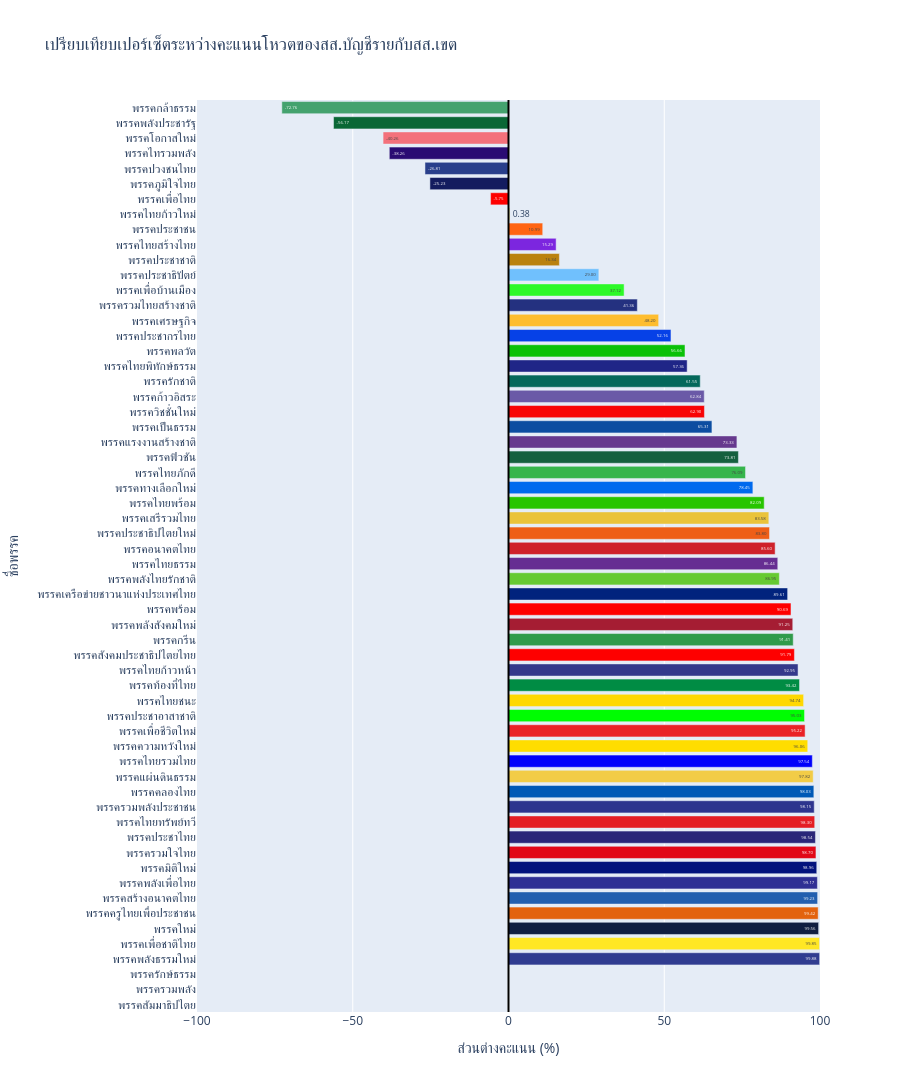

Source (notebook cell):
### Code cell
partyStand = partyStand.sort_values(by='PctGap', ascending=True)
party_color_map = dict(zip(partyStand['partyName'], partyStand['color']))
dynamic_height = len(partyStand) * 30 + 100
#plot bar chart แนวนอน ให้ x เป็น Percent และ y เป็นชื่อพรรค
fig = px.bar(
    partyStand,
    x='PctGap',
    y='partyName',
    orientation='h',
    color='partyName', 
    color_discrete_map=party_color_map,
    title='เปรียบเทียบเปอร์เซ็ตระหว่างคะแนนโหวตของสส.บัญชีรายกับสส.เขต',
    
    hover_data={
        'partyName': True,
        'PctGap': ':.2f',
        'totalPartyListVotes': ':,',    
        'totalConstituencyVotes': ':,', 
    },

    labels={
        'PctGap': 'ส่วนต่างคะแนน (%)', 
        'partyName': 'ชื่อพรรค',
        'totalPartyListVotes': 'คะแนนปาร์ตี้ลิสต์',
        'totalConstituencyVotes': 'คะแนนเขต'
    },

    text_auto='.2f',
    height=dynamic_height
)
# update layout ของ Graph
fig.update_layout(
    showlegend=False,             
    margin=dict(l=150),            
    xaxis=dict(range=[-100, 100]) 
)

# สร้างเส้นแบ่งตรง 0 %
fig.add_vline(x=0, line_width=2, line_color="black")

fig.show()

### Figure 1 — Plotly figure (JSON) as saved in the notebook; plotly's stock layout.template omitted (floating-point values rounded to 4 significant figures)
{"data": [{"customdata": [[605936, 3843453]], "hovertemplate": "ชื่อพรรค=%{y}<br>ส่วนต่างคะแนน (%)=%{x:.2f}<br>คะแนนปาร์ตี้ลิสต์=%{customdata[0]:,}<br>คะแนนเขต=%{customdata[1]:,}<extra></extra>", "legendgroup": "พรรคกล้าธรรม", "marker": {"color": "#44a26e", "pattern": {"shape": ""}}, "name": "พรรคกล้าธรรม", "orientation": "h", "showlegend": true, "textposition": "auto", "texttemplate": "%{x:.2f}", "type": "bar", "x": [-72.76], "xaxis": "x", "y": ["พรรคกล้าธรรม"], "yaxis": "y"}, {"customdata": [[129951, 462974]], "hovertemplate": "ชื่อพรรค=%{y}<br>ส่วนต่างคะแนน (%)=%{x:.2f}<br>คะแนนปาร์ตี้ลิสต์=%{customdata[0]:,}<br>คะแนนเขต=%{customdata[1]:,}<extra></extra>", "legendgroup": "พรรคพลังประชารัฐ", "marker": {"color": "#096735", "pattern": {"shape": ""}}, "name": "พรรคพลังประชารัฐ", "orientation": "h", "showlegend": true, "textposition": "auto", "texttemplate": "%{x:.2f}", "type": "bar", "x": [-56.17], "xaxis": "x", "y": ["พรรคพลังประชารัฐ"], "yaxis": "y"}, {"customdata": [[74748, 175516]], "hovertemplate": "ชื่อพรรค=%{y}<br>ส่วนต่างคะแนน (%)=%{x:.2f}<br>คะแนนปาร์ตี้ลิสต์=%{customdata[0]:,}<br>คะแนนเขต=%{customdata[1]:,}<extra></extra>", "legendgroup": "พรรคโอกาสใหม่", "marker": {"color": "#f3717b", "pattern": {"shape": ""}}, "name": "พรรคโอกาสใหม่", "orientation": "h", "showlegend": true, "textposition": "auto", "texttemplate": "%{x:.2f}", "type": "bar", "x": [-40.26], "xaxis": "x", "y": ["พรรคโอกาสใหม่"], "yaxis": "y"}, {"customdata": [[152414, 341328]], "hovertemplate": "ชื่อพรรค=%{y}<br>ส่วนต่างคะแนน (%)=%{x:.2f}<br>คะแนนปาร์ตี้ลิสต์=%{customdata[0]:,}<br>คะแนนเขต=%{customdata[1]:,}<extra></extra>", "legendgroup": "พรรคไทรวมพลัง", "marker": {"color": "#2a0b73", "pattern": {"shape": ""}}, "name": "พรรคไทรวมพลัง", "orientation": "h", "showlegend": true, "textposition": "auto", "texttemplate": "%{x:.2f}", "type": "bar", "x": [-38.26], "xaxis": "x", "y": ["พรรคไทรวมพลัง"], "yaxis": "y"}, {"customdata": [[26447, 45824]], "hovertemplate": "ชื่อพรรค=%{y}<br>ส่วนต่างคะแนน (%)=%{x:.2f}<br>คะแนนปาร์ตี้ลิสต์=%{customdata[0]:,}<br>คะแนนเขต=%{customdata[1]:,}<extra></extra>", "legendgroup": "พรรคปวงชนไทย", "marker": {"color": "#293f8b", "pattern": {"shape": ""}}, "name": "พรรคปวงชนไทย", "orientation": "h", "showlegend": true, "textposition": "auto", "texttemplate": "%{x:.2f}", "type": "bar", "x": [-26.81], "xaxis": "x", "y": ["พรรคปวงชนไทย"], "yaxis": "y"}, {"customdata": [[5954535, 9973228]], "hovertemplate": "ชื่อพรรค=%{y}<br>ส่วนต่างคะแนน (%)=%{x:.2f}<br>คะแนนปาร์ตี้ลิสต์=%{customdata[0]:,}<br>คะแนนเขต=%{customdata[1]:,}<extra></extra>", "legendgroup": "พรรคภูมิใจไทย", "marker": {"color": "#131c5f", "pattern": {"shape": ""}}, "name": "พรรคภูมิใจไทย", "orientation": "h", "showlegend": true, "textposition": "auto", "texttemplate": "%{x:.2f}", "type": "bar", "x": [-25.23], "xaxis": "x", "y": ["พรรคภูมิใจไทย"], "yaxis": "y"}, {"customdata": [[5147600, 5776100]], "hovertemplate": "ชื่อพรรค=%{y}<br>ส่วนต่างคะแนน (%)=%{x:.2f}<br>คะแนนปาร์ตี้ลิสต์=%{customdata[0]:,}<br>คะแนนเขต=%{customdata[1]:,}<extra></extra>", "legendgroup": "พรรคเพื่อไทย", "marker": {"color": "#fe0000", "pattern": {"shape": ""}}, "name": "พรรคเพื่อไทย", "orientation": "h", "showlegend": true, "textposition": "auto", "texttemplate": "%{x:.2f}", "type": "bar", "x": [-5.754], "xaxis": "x", "y": ["พรรคเพื่อไทย"], "yaxis": "y"}, {"customdata": [[99227, 98473]], "hovertemplate": "ชื่อพรรค=%{y}<br>ส่วนต่างคะแนน (%)=%{x:.2f}<br>คะแนนปาร์ตี้ลิสต์=%{customdata[0]:,}<br>คะแนนเขต=%{customdata[1]:,}<extra></extra>", "legendgroup": "พรรคไทยก้าวใหม่", "marker": {"color": "#f6ec4c", "pattern": {"shape": ""}}, "name": "พรรคไทยก้าวใหม่", "orientation": "h", "showlegend": true, "textposition": "auto", "texttemplate": "%{x:.2f}", "type": "bar", "x": [0.3814], "xaxis": "x", "y": ["พรรคไทยก้าวใหม่"], "yaxis": "y"}, {"customdata": [[9777951, 7841837]], "hovertemplate": "ชื่อพรรค=%{y}<br>ส่วนต่างคะแนน (%)=%{x:.2f}<br>คะแนนปาร์ตี้ลิสต์=%{customdata[0]:,}<br>คะแนนเขต=%{customdata[1]:,}<extra></extra>", "legendgroup": "พรรคประชาชน", "marker": {"color": "#ff6412", "pattern": {"shape": ""}}, "name": "พรรคประชาชน", "orientation": "h", "showlegend": true, "textposition": "auto", "texttemplate": "%{x:.2f}", "type": "bar", "x": [10.99], "xaxis": "x", "y": ["พรรคประชาชน"], "yaxis": "y"}, {"customdata": [[185456, 136262]], "hovertemplate": "ชื่อพรรค=%{y}<br>ส่วนต่างคะแนน (%)=%{x:.2f}<br>คะแนนปาร์ตี้ลิสต์=%{customdata[0]:,}<br>คะแนนเขต=%{customdata[1]:,}<extra></extra>", "legendgroup": "พรรคไทยสร้างไทย", "marker": {"color": "#7c26df", "pattern": {"shape": ""}}, "name": "พรรคไทยสร้างไทย", "orientation": "h", "showlegend": true, "textposition": "auto", "texttemplate": "%{x:.2f}", "type": "bar", "x": [15.29], "xaxis": "x", "y": ["พรรคไทยสร้างไทย"], "yaxis": "y"}, {"customdata": [[401527, 288759]], "hovertemplate": "ชื่อพรรค=%{y}<br>ส่วนต่างคะแนน (%)=%{x:.2f}<br>คะแนนปาร์ตี้ลิสต์=%{customdata[0]:,}<br>คะแนนเขต=%{customdata[1]:,}<extra></extra>", "legendgroup": "พรรคประชาชาติ", "marker": {"color": "#ba810e", "pattern": {"shape": ""}}, "name": "พรรคประชาชาติ", "orientation": "h", "showlegend": true, "textposition": "auto", "texttemplate": "%{x:.2f}", "type": "bar", "x": [16.34], "xaxis": "x", "y": ["พรรคประชาชาติ"], "yaxis": "y"}, {"customdata": [[3651026, 2009435]], "hovertemplate": "ชื่อพรรค=%{y}<br>ส่วนต่างคะแนน (%)=%{x:.2f}<br>คะแนนปาร์ตี้ลิสต์=%{customdata[0]:,}<br>คะแนนเขต=%{customdata[1]:,}<extra></extra>", "legendgroup": "พรรคประชาธิปัตย์", "marker": {"color": "#70c0fd", "pattern": {"shape": ""}}, "name": "พรรคประชาธิปัตย์", "orientation": "h", "showlegend": true, "textposition": "auto", "texttemplate": "%{x:.2f}", "type": "bar", "x": [29.0], "xaxis": "x", "y": ["พรรคประชาธิปัตย์"], "yaxis": "y"}, {"customdata": [[23127, 10606]], "hovertemplate": "ชื่อพรรค=%{y}<br>ส่วนต่างคะแนน (%)=%{x:.2f}<br>คะแนนปาร์ตี้ลิสต์=%{customdata[0]:,}<br>คะแนนเขต=%{customdata[1]:,}<extra></extra>", "legendgroup": "พรรคเพื่อบ้านเมือง", "marker": {"color": "#2df928", "pattern": {"shape": ""}}, "name": "พรรคเพื่อบ้านเมือง", "orientation": "h", "showlegend": true, "textposition": "auto", "texttemplate": "%{x:.2f}", "type": "bar", "x": [37.12], "xaxis": "x", "y": ["พรรคเพื่อบ้านเมือง"], "yaxis": "y"}, {"customdata": [[705035, 292480]], "hovertemplate": "ชื่อพรรค=%{y}<br>ส่วนต่างคะแนน (%)=%{x:.2f}<br>คะแนนปาร์ตี้ลิสต์=%{customdata[0]:,}<br>คะแนนเขต=%{customdata[1]:,}<extra></extra>", "legendgroup": "พรรครวมไทยสร้างชาติ", "marker": {"color": "#243180", "pattern": {"shape": ""}}, "name": "พรรครวมไทยสร้างชาติ", "orientation": "h", "showlegend": true, "textposition": "auto", "texttemplate": "%{x:.2f}", "type": "bar", "x": [41.36], "xaxis": "x", "y": ["พรรครวมไทยสร้างชาติ"], "yaxis": "y"}, {"customdata": [[1045452, 365434]], "hovertemplate": "ชื่อพรรค=%{y}<br>ส่วนต่างคะแนน (%)=%{x:.2f}<br>คะแนนปาร์ตี้ลิสต์=%{customdata[0]:,}<br>คะแนนเขต=%{customdata[1]:,}<extra></extra>", "legendgroup": "พรรคเศรษฐกิจ", "marker": {"color": "#febd2f", "pattern": {"shape": ""}}, "name": "พรรคเศรษฐกิจ", "orientation": "h", "showlegend": true, "textposition": "auto", "texttemplate": "%{x:.2f}", "type": "bar", "x": [48.2], "xaxis": "x", "y": ["พรรคเศรษฐกิจ"], "yaxis": "y"}, {"customdata": [[65666, 20645]], "hovertemplate": "ชื่อพรรค=%{y}<br>ส่วนต่างคะแนน (%)=%{x:.2f}<br>คะแนนปาร์ตี้ลิสต์=%{customdata[0]:,}<br>คะแนนเขต=%{customdata[1]:,}<extra></extra>", "legendgroup": "พรรคประชากรไทย", "marker": {"color": "#0641e7", "pattern": {"shape": ""}}, "name": "พรรคประชากรไทย", "orientation": "h", "showlegend": true, "textposition": "auto", "texttemplate": "%{x:.2f}", "type": "bar", "x": [52.16], "xaxis": "x", "y": ["พรรคประชากรไทย"], "yaxis": "y"}, {"customdata": [[108235, 29943]], "hovertemplate": "ชื่อพรรค=%{y}<br>ส่วนต่างคะแนน (%)=%{x:.2f}<br>คะแนนปาร์ตี้ลิสต์=%{customdata[0]:,}<br>คะแนนเขต=%{customdata[1]:,}<extra></extra>", "legendgroup": "พรรคพลวัต", "marker": {"color": "#0ac107", "pattern": {"shape": ""}}, "name": "พรรคพลวัต", "orientation": "h", "showlegend": true, "textposition": "auto", "texttemplate": "%{x:.2f}", "type": "bar", "x": [56.66], "xaxis": "x", "y": ["พรรคพลวัต"], "yaxis": "y"}, {"customdata": [[5225, 1416]], "hovertemplate": "ชื่อพรรค=%{y}<br>ส่วนต่างคะแนน (%)=%{x:.2f}<br>คะแนนปาร์ตี้ลิสต์=%{customdata[0]:,}<br>คะแนนเขต=%{customdata[1]:,}<extra></extra>", "legendgroup": "พรรคไทยพิทักษ์ธรรม", "marker": {"color": "#1f2587", "pattern": {"shape": ""}}, "name": "พรรคไทยพิทักษ์ธรรม", "orientation": "h", "showlegend": true, "textposition": "auto", "texttemplate": "%{x:.2f}", "type": "bar", "x": [57.36], "xaxis": "x", "y": ["พรรคไทยพิทักษ์ธรรม"], "yaxis": "y"}, {"customdata": [[63609, 15138]], "hovertemplate": "ชื่อพรรค=%{y}<br>ส่วนต่างคะแนน (%)=%{x:.2f}<br>คะแนนปาร์ตี้ลิสต์=%{customdata[0]:,}<br>คะแนนเขต=%{customdata[1]:,}<extra></extra>", "legendgroup": "พรรครักชาติ", "marker": {"color": "#04685b", "pattern": {"shape": ""}}, "name": "พรรครักชาติ", "orientation": "h", "showlegend": true, "textposition": "auto", "texttemplate": "%{x:.2f}", "type": "bar", "x": [61.55], "xaxis": "x", "y": ["พรรครักชาติ"], "yaxis": "y"}, {"customdata": [[16398, 3742]], "hovertemplate": "ชื่อพรรค=%{y}<br>ส่วนต่างคะแนน (%)=%{x:.2f}<br>คะแนนปาร์ตี้ลิสต์=%{customdata[0]:,}<br>คะแนนเขต=%{customdata[1]:,}<extra></extra>", "legendgroup": "พรรคก้าวอิสระ", "marker": {"color": "#6a59a7", "pattern": {"shape": ""}}, "name": "พรรคก้าวอิสระ", "orientation": "h", "showlegend": true, "textposition": "auto", "texttemplate": "%{x:.2f}", "type": "bar", "x": [62.84], "xaxis": "x", "y": ["พรรคก้าวอิสระ"], "yaxis": "y"}, {"customdata": [[40467, 9217]], "hovertemplate": "ชื่อพรรค=%{y}<br>ส่วนต่างคะแนน (%)=%{x:.2f}<br>คะแนนปาร์ตี้ลิสต์=%{customdata[0]:,}<br>คะแนนเขต=%{customdata[1]:,}<extra></extra>", "legendgroup": "พรรควิชชั่นใหม่", "marker": {"color": "#f80406", "pattern": {"shape": ""}}, "name": "พรรควิชชั่นใหม่", "orientation": "h", "showlegend": true, "textposition": "auto", "texttemplate": "%{x:.2f}", "type": "bar", "x": [62.9], "xaxis": "x", "y": ["พรรควิชชั่นใหม่"], "yaxis": "y"}, {"customdata": [[32114, 6740]], "hovertemplate": "ชื่อพรรค=%{y}<br>ส่วนต่างคะแนน (%)=%{x:.2f}<br>คะแนนปาร์ตี้ลิสต์=%{customdata[0]:,}<br>คะแนนเขต=%{customdata[1]:,}<extra></extra>", "legendgroup": "พรรคเป็นธรรม", "marker": {"color": "#0c4da1", "pattern": {"shape": ""}}, "name": "พรรคเป็นธรรม", "orientation": "h", "showlegend": true, "textposition": "auto", "texttemplate": "%{x:.2f}", "type": "bar", "x": [65.31], "xaxis": "x", "y": ["พรรคเป็นธรรม"], "yaxis": "y"}, {"customdata": [[50778, 7814]], "hovertemplate": "ชื่อพรรค=%{y}<br>ส่วนต่างคะแนน (%)=%{x:.2f}<br>คะแนนปาร์ตี้ลิสต์=%{customdata[0]:,}<br>คะแนนเขต=%{customdata[1]:,}<extra></extra>", "legendgroup": "พรรคแรงงานสร้างชาติ", "marker": {"color": "#66398e", "pattern": {"shape": ""}}, "name": "พรรคแรงงานสร้างชาติ", "orientation": "h", "showlegend": true, "textposition": "auto", "texttemplate": "%{x:.2f}", "type": "bar", "x": [73.33], "xaxis": "x", "y": ["พรรคแรงงานสร้างชาติ"], "yaxis": "y"}, {"customdata": [[12264, 1848]], "hovertemplate": "ชื่อพรรค=%{y}<br>ส่วนต่างคะแนน (%)=%{x:.2f}<br>คะแนนปาร์ตี้ลิสต์=%{customdata[0]:,}<br>คะแนนเขต=%{customdata[1]:,}<extra></extra>", "legendgroup": "พรรคฟิวชัน", "marker": {"color": "#15603f", "pattern": {"shape": ""}}, "name": "พรรคฟิวชัน", "orientation": "h", "showlegend": true, "textposition": "auto", "texttemplate": "%{x:.2f}", "type": "bar", "x": [73.81], "xaxis": "x", "y": ["พรรคฟิวชัน"], "yaxis": "y"}, {"customdata": [[226040, 30692]], "hovertemplate": "ชื่อพรรค=%{y}<br>ส่วนต่างคะแนน (%)=%{x:.2f}<br>คะแนนปาร์ตี้ลิสต์=%{customdata[0]:,}<br>คะแนนเขต=%{customdata[1]:,}<extra></extra>", "legendgroup": "พรรคไทยภักดี", "marker": {"color": "#36b54c", "pattern": {"shape": ""}}, "name": "พรรคไทยภักดี", "orientation": "h", "showlegend": true, "textposition": "auto", "texttemplate": "%{x:.2f}", "type": "bar", "x": [76.09], "xaxis": "x", "y": ["พรรคไทยภักดี"], "yaxis": "y"}, {"customdata": [[156704, 18921]], "hovertemplate": "ชื่อพรรค=%{y}<br>ส่วนต่างคะแนน (%)=%{x:.2f}<br>คะแนนปาร์ตี้ลิสต์=%{customdata[0]:,}<br>คะแนนเขต=%{customdata[1]:,}<extra></extra>", "legendgroup": "พรรคทางเลือกใหม่", "marker": {"color": "#006aee", "pattern": {"shape": ""}}, "name": "พรรคทางเลือกใหม่", "orientation": "h", "showlegend": true, "textposition": "auto", "texttemplate": "%{x:.2f}", "type": "bar", "x": [78.45], "xaxis": "x", "y": ["พรรคทางเลือกใหม่"], "yaxis": "y"}, {"customdata": [[56396, 5548]], "hovertemplate": "ชื่อพรรค=%{y}<br>ส่วนต่างคะแนน (%)=%{x:.2f}<br>คะแนนปาร์ตี้ลิสต์=%{customdata[0]:,}<br>คะแนนเขต=%{customdata[1]:,}<extra></extra>", "legendgroup": "พรรคไทยพร้อม", "marker": {"color": "#27c500", "pattern": {"shape": ""}}, "name": "พรรคไทยพร้อม", "orientation": "h", "showlegend": true, "textposition": "auto", "texttemplate": "%{x:.2f}", "type": "bar", "x": [82.09], "xaxis": "x", "y": ["พรรคไทยพร้อม"], "yaxis": "y"}, {"customdata": [[170156, 15224]], "hovertemplate": "ชื่อพรรค=%{y}<br>ส่วนต่างคะแนน (%)=%{x:.2f}<br>คะแนนปาร์ตี้ลิสต์=%{customdata[0]:,}<br>คะแนนเขต=%{customdata[1]:,}<extra></extra>", "legendgroup": "พรรคเสรีรวมไทย", "marker": {"color": "#eac33b", "pattern": {"shape": ""}}, "name": "พรรคเสรีรวมไทย", "orientation": "h", "showlegend": true, "textposition": "auto", "texttemplate": "%{x:.2f}", "type": "bar", "x": [83.58], "xaxis": "x", "y": ["พรรคเสรีรวมไทย"], "yaxis": "y"}, {"customdata": [[237672, 20951]], "hovertemplate": "ชื่อพรรค=%{y}<br>ส่วนต่างคะแนน (%)=%{x:.2f}<br>คะแนนปาร์ตี้ลิสต์=%{customdata[0]:,}<br>คะแนนเขต=%{customdata[1]:,}<extra></extra>", "legendgroup": "พรรคประชาธิปไตยใหม่", "marker": {"color": "#ee5e17", "pattern": {"shape": ""}}, "name": "พรรคประชาธิปไตยใหม่", "orientation": "h", "showlegend": true, "textposition": "auto", "texttemplate": "%{x:.2f}", "type": "bar", "x": [83.8], "xaxis": "x", "y": ["พรรคประชาธิปไตยใหม่"], "yaxis": "y"}, {"customdata": [[27660, 2146]], "hovertemplate": "ชื่อพรรค=%{y}<br>ส่วนต่างคะแนน (%)=%{x:.2f}<br>คะแนนปาร์ตี้ลิสต์=%{customdata[0]:,}<br>คะแนนเขต=%{customdata[1]:,}<extra></extra>", "legendgroup": "พรรคอนาคตไทย", "marker": {"color": "#cf222a", "pattern": {"shape": ""}}, "name": "พรรคอนาคตไทย", "orientation": "h", "showlegend": true, "textposition": "auto", "texttemplate": "%{x:.2f}", "type": "bar", "x": [85.6], "xaxis": "x", "y": ["พรรคอนาคตไทย"], "yaxis": "y"}, {"customdata": [[20517, 1492]], "hovertemplate": "ชื่อพรรค=%{y}<br>ส่วนต่างคะแนน (%)=%{x:.2f}<br>คะแนนปาร์ตี้ลิสต์=%{customdata[0]:,}<br>คะแนนเขต=%{customdata[1]:,}<extra></extra>", "legendgroup": "พรรคไทยธรรม", "marker": {"color": "#662e92", "pattern": {"shape": ""}}, "name": "พรรคไทยธรรม", "orientation": "h", "showlegend": true, "textposition": "auto", "texttemplate": "%{x:.2f}", "type": "bar", "x": [86.44], "xaxis": "x", "y": ["พรรคไทยธรรม"], "yaxis": "y"}, {"customdata": [[20799, 1452]], "hovertemplate": "ชื่อพรรค=%{y}<br>ส่วนต่างคะแนน (%)=%{x:.2f}<br>คะแนนปาร์ตี้ลิสต์=%{customdata[0]:,}<br>คะแนนเขต=%{customdata[1]:,}<extra></extra>", "legendgroup": "พรรคพลังไทยรักชาติ", "marker": {"color": "#66ca32", "pattern": {"shape": ""}}, "name": "พรรคพลังไทยรักชาติ", "orientation": "h", "showlegend": true, "textposition": "auto", "texttemplate": "%{x:.2f}", "type": "bar", "x": [86.95], "xaxis": "x", "y": ["พรรคพลังไทยรักชาติ"], "yaxis": "y"}, {"customdata": [[8359, 458]], "hovertemplate": "ชื่อพรรค=%{y}<br>ส่วนต่างคะแนน (%)=%{x:.2f}<br>คะแนนปาร์ตี้ลิสต์=%{customdata[0]:,}<br>คะแนนเขต=%{customdata[1]:,}<extra></extra>", "legendgroup": "พรรคเครือข่ายชาวนาแห่งประเทศไทย", "marker": {"color": "#01237d", "pattern": {"shape": ""}}, "name": "พรรคเครือข่ายชาวนาแห่งประเทศไทย", "orientation": "h", "showlegend": true, "textposition": "auto", "texttemplate": "%{x:.2f}", "type": "bar", "x": [89.61], "xaxis": "x", "y": ["พรรคเครือข่ายชาวนาแห่งประเทศไทย"], "yaxis": "y"}, {"customdata": [[16053, 784]], "hovertemplate": "ชื่อพรรค=%{y}<br>ส่วนต่างคะแนน (%)=%{x:.2f}<br>คะแนนปาร์ตี้ลิสต์=%{customdata[0]:,}<br>คะแนนเขต=%{customdata[1]:,}<extra></extra>", "legendgroup": "พรรคพร้อม", "marker": {"color": "#fe0000", "pattern": {"shape": ""}}, "name": "พรรคพร้อม", "orientation": "h", "showlegend": true, "textposition": "auto", "texttemplate": "%{x:.2f}", "type": "bar", "x": [90.69], "xaxis": "x", "y": ["พรรคพร้อม"], "yaxis": "y"}, {"customdata": [[10842, 496]], "hovertemplate": "ชื่อพรรค=%{y}<br>ส่วนต่างคะแนน (%)=%{x:.2f}<br>คะแนนปาร์ตี้ลิสต์=%{customdata[0]:,}<br>คะแนนเขต=%{customdata[1]:,}<extra></extra>", "legendgroup": "พรรคพลังสังคมใหม่", "marker": {"color": "#a51d33", "pattern": {"shape": ""}}, "name": "พรรคพลังสังคมใหม่", "orientation": "h", "showlegend": true, "textposition": "auto", "texttemplate": "%{x:.2f}", "type": "bar", "x": [91.25], "xaxis": "x", "y": ["พรรคพลังสังคมใหม่"], "yaxis": "y"}, {"customdata": [[22187, 996]], "hovertemplate": "ชื่อพรรค=%{y}<br>ส่วนต่างคะแนน (%)=%{x:.2f}<br>คะแนนปาร์ตี้ลิสต์=%{customdata[0]:,}<br>คะแนนเขต=%{customdata[1]:,}<extra></extra>", "legendgroup": "พรรคกรีน", "marker": {"color": "#309b4b", "pattern": {"shape": ""}}, "name": "พรรคกรีน", "orientation": "h", "showlegend": true, "textposition": "auto", "texttemplate": "%{x:.2f}", "type": "bar", "x": [91.41], "xaxis": "x", "y": ["พรรคกรีน"], "yaxis": "y"}, {"customdata": [[18357, 786]], "hovertemplate": "ชื่อพรรค=%{y}<br>ส่วนต่างคะแนน (%)=%{x:.2f}<br>คะแนนปาร์ตี้ลิสต์=%{customdata[0]:,}<br>คะแนนเขต=%{customdata[1]:,}<extra></extra>", "legendgroup": "พรรคสังคมประชาธิปไตยไทย", "marker": {"color": "#fe0000", "pattern": {"shape": ""}}, "name": "พรรคสังคมประชาธิปไตยไทย", "orientation": "h", "showlegend": true, "textposition": "auto", "texttemplate": "%{x:.2f}", "type": "bar", "x": [91.79], "xaxis": "x", "y": ["พรรคสังคมประชาธิปไตยไทย"], "yaxis": "y"}, {"customdata": [[46691, 1705]], "hovertemplate": "ชื่อพรรค=%{y}<br>ส่วนต่างคะแนน (%)=%{x:.2f}<br>คะแนนปาร์ตี้ลิสต์=%{customdata[0]:,}<br>คะแนนเขต=%{customdata[1]:,}<extra></extra>", "legendgroup": "พรรคไทยก้าวหน้า", "marker": {"color": "#34398b", "pattern": {"shape": ""}}, "name": "พรรคไทยก้าวหน้า", "orientation": "h", "showlegend": true, "textposition": "auto", "texttemplate": "%{x:.2f}", "type": "bar", "x": [92.95], "xaxis": "x", "y": ["พรรคไทยก้าวหน้า"], "yaxis": "y"}, {"customdata": [[44567, 1515]], "hovertemplate": "ชื่อพรรค=%{y}<br>ส่วนต่างคะแนน (%)=%{x:.2f}<br>คะแนนปาร์ตี้ลิสต์=%{customdata[0]:,}<br>คะแนนเขต=%{customdata[1]:,}<extra></extra>", "legendgroup": "พรรคท้องที่ไทย", "marker": {"color": "#008c44", "pattern": {"shape": ""}}, "name": "พรรคท้องที่ไทย", "orientation": "h", "showlegend": true, "textposition": "auto", "texttemplate": "%{x:.2f}", "type": "bar", "x": [93.42], "xaxis": "x", "y": ["พรรคท้องที่ไทย"], "yaxis": "y"}, {"customdata": [[48695, 1316]], "hovertemplate": "ชื่อพรรค=%{y}<br>ส่วนต่างคะแนน (%)=%{x:.2f}<br>คะแนนปาร์ตี้ลิสต์=%{customdata[0]:,}<br>คะแนนเขต=%{customdata[1]:,}<extra></extra>", "legendgroup": "พรรคไทยชนะ", "marker": {"color": "#ffd801", "pattern": {"shape": ""}}, "name": "พรรคไทยชนะ", "orientation": "h", "showlegend": true, "textposition": "auto", "texttemplate": "%{x:.2f}", "type": "bar", "x": [94.74], "xaxis": "x", "y": ["พรรคไทยชนะ"], "yaxis": "y"}, {"customdata": [[5301, 135]], "hovertemplate": "ชื่อพรรค=%{y}<br>ส่วนต่างคะแนน (%)=%{x:.2f}<br>คะแนนปาร์ตี้ลิสต์=%{customdata[0]:,}<br>คะแนนเขต=%{customdata[1]:,}<extra></extra>", "legendgroup": "พรรคประชาอาสาชาติ", "marker": {"color": "#00fd02", "pattern": {"shape": ""}}, "name": "พรรคประชาอาสาชาติ", "orientation": "h", "showlegend": true, "textposition": "auto", "texttemplate": "%{x:.2f}", "type": "bar", "x": [95.03], "xaxis": "x", "y": ["พรรคประชาอาสาชาติ"], "yaxis": "y"}, {"customdata": [[13068, 320]], "hovertemplate": "ชื่อพรรค=%{y}<br>ส่วนต่างคะแนน (%)=%{x:.2f}<br>คะแนนปาร์ตี้ลิสต์=%{customdata[0]:,}<br>คะแนนเขต=%{customdata[1]:,}<extra></extra>", "legendgroup": "พรรคเพื่อชีวิตใหม่", "marker": {"color": "#ea2227", "pattern": {"shape": ""}}, "name": "พรรคเพื่อชีวิตใหม่", "orientation": "h", "showlegend": true, "textposition": "auto", "texttemplate": "%{x:.2f}", "type": "bar", "x": [95.22], "xaxis": "x", "y": ["พรรคเพื่อชีวิตใหม่"], "yaxis": "y"}, {"customdata": [[8769, 176]], "hovertemplate": "ชื่อพรรค=%{y}<br>ส่วนต่างคะแนน (%)=%{x:.2f}<br>คะแนนปาร์ตี้ลิสต์=%{customdata[0]:,}<br>คะแนนเขต=%{customdata[1]:,}<extra></extra>", "legendgroup": "พรรคความหวังใหม่", "marker": {"color": "#ffdd00", "pattern": {"shape": ""}}, "name": "พรรคความหวังใหม่", "orientation": "h", "showlegend": true, "textposition": "auto", "texttemplate": "%{x:.2f}", "type": "bar", "x": [96.06], "xaxis": "x", "y": ["พรรคความหวังใหม่"], "yaxis": "y"}, {"customdata": [[7553, 94]], "hovertemplate": "ชื่อพรรค=%{y}<br>ส่วนต่างคะแนน (%)=%{x:.2f}<br>คะแนนปาร์ตี้ลิสต์=%{customdata[0]:,}<br>คะแนนเขต=%{customdata[1]:,}<extra></extra>", "legendgroup": "พรรคไทยรวมไทย", "marker": {"color": "#0101fb", "pattern": {"shape": ""}}, "name": "พรรคไทยรวมไทย", "orientation": "h", "showlegend": true, "textposition": "auto", "texttemplate": "%{x:.2f}", "type": "bar", "x": [97.54], "xaxis": "x", "y": ["พรรคไทยรวมไทย"], "yaxis": "y"}, {"customdata": [[12624, 139]], "hovertemplate": "ชื่อพรรค=%{y}<br>ส่วนต่างคะแนน (%)=%{x:.2f}<br>คะแนนปาร์ตี้ลิสต์=%{customdata[0]:,}<br>คะแนนเขต=%{customdata[1]:,}<extra></extra>", "legendgroup": "พรรคแผ่นดินธรรม", "marker": {"color": "#f2cc47", "pattern": {"shape": ""}}, "name": "พรรคแผ่นดินธรรม", "orientation": "h", "showlegend": true, "textposition": "auto", "texttemplate": "%{x:.2f}", "type": "bar", "x": [97.82], "xaxis": "x", "y": ["พรรคแผ่นดินธรรม"], "yaxis": "y"}, {"customdata": [[33892, 338]], "hovertemplate": "ชื่อพรรค=%{y}<br>ส่วนต่างคะแนน (%)=%{x:.2f}<br>คะแนนปาร์ตี้ลิสต์=%{customdata[0]:,}<br>คะแนนเขต=%{customdata[1]:,}<extra></extra>", "legendgroup": "พรรคคลองไทย", "marker": {"color": "#0059b6", "pattern": {"shape": ""}}, "name": "พรรคคลองไทย", "orientation": "h", "showlegend": true, "textposition": "auto", "texttemplate": "%{x:.2f}", "type": "bar", "x": [98.03], "xaxis": "x", "y": ["พรรคคลองไทย"], "yaxis": "y"}, {"customdata": [[182255, 1701]], "hovertemplate": "ชื่อพรรค=%{y}<br>ส่วนต่างคะแนน (%)=%{x:.2f}<br>คะแนนปาร์ตี้ลิสต์=%{customdata[0]:,}<br>คะแนนเขต=%{customdata[1]:,}<extra></extra>", "legendgroup": "พรรครวมพลังประชาชน", "marker": {"color": "#2d348e", "pattern": {"shape": ""}}, "name": "พรรครวมพลังประชาชน", "orientation": "h", "showlegend": true, "textposition": "auto", "texttemplate": "%{x:.2f}", "type": "bar", "x": [98.15], "xaxis": "x", "y": ["พรรครวมพลังประชาชน"], "yaxis": "y"}, {"customdata": [[284761, 2440]], "hovertemplate": "ชื่อพรรค=%{y}<br>ส่วนต่างคะแนน (%)=%{x:.2f}<br>คะแนนปาร์ตี้ลิสต์=%{customdata[0]:,}<br>คะแนนเขต=%{customdata[1]:,}<extra></extra>", "legendgroup": "พรรคไทยทรัพย์ทวี", "marker": {"color": "#e41d24", "pattern": {"shape": ""}}, "name": "พรรคไทยทรัพย์ทวี", "orientation": "h", "showlegend": true, "textposition": "auto", "texttemplate": "%{x:.2f}", "type": "bar", "x": [98.3], "xaxis": "x", "y": ["พรรคไทยทรัพย์ทวี"], "yaxis": "y"}, {"customdata": [[57052, 420]], "hovertemplate": "ชื่อพรรค=%{y}<br>ส่วนต่างคะแนน (%)=%{x:.2f}<br>คะแนนปาร์ตี้ลิสต์=%{customdata[0]:,}<br>คะแนนเขต=%{customdata[1]:,}<extra></extra>", "legendgroup": "พรรคประชาไทย", "marker": {"color": "#292679", "pattern": {"shape": ""}}, "name": "พรรคประชาไทย", "orientation": "h", "showlegend": true, "textposition": "auto", "texttemplate": "%{x:.2f}", "type": "bar", "x": [98.54], "xaxis": "x", "y": ["พรรคประชาไทย"], "yaxis": "y"}, {"customdata": [[403671, 2638]], "hovertemplate": "ชื่อพรรค=%{y}<br>ส่วนต่างคะแนน (%)=%{x:.2f}<br>คะแนนปาร์ตี้ลิสต์=%{customdata[0]:,}<br>คะแนนเขต=%{customdata[1]:,}<extra></extra>", "legendgroup": "พรรครวมใจไทย", "marker": {"color": "#e10717", "pattern": {"shape": ""}}, "name": "พรรครวมใจไทย", "orientation": "h", "showlegend": true, "textposition": "auto", "texttemplate": "%{x:.2f}", "type": "bar", "x": [98.7], "xaxis": "x", "y": ["พรรครวมใจไทย"], "yaxis": "y"}, {"customdata": [[230170, 1205]], "hovertemplate": "ชื่อพรรค=%{y}<br>ส่วนต่างคะแนน (%)=%{x:.2f}<br>คะแนนปาร์ตี้ลิสต์=%{customdata[0]:,}<br>คะแนนเขต=%{customdata[1]:,}<extra></extra>", "legendgroup": "พรรคมิติใหม่", "marker": {"color": "#02137d", "pattern": {"shape": ""}}, "name": "พรรคมิติใหม่", "orientation": "h", "showlegend": true, "textposition": "auto", "texttemplate": "%{x:.2f}", "type": "bar", "x": [98.96], "xaxis": "x", "y": ["พรรคมิติใหม่"], "yaxis": "y"}, {"customdata": [[66966, 280]], "hovertemplate": "ชื่อพรรค=%{y}<br>ส่วนต่างคะแนน (%)=%{x:.2f}<br>คะแนนปาร์ตี้ลิสต์=%{customdata[0]:,}<br>คะแนนเขต=%{customdata[1]:,}<extra></extra>", "legendgroup": "พรรคพลังเพื่อไทย", "marker": {"color": "#2e2f94", "pattern": {"shape": ""}}, "name": "พรรคพลังเพื่อไทย", "orientation": "h", "showlegend": true, "textposition": "auto", "texttemplate": "%{x:.2f}", "type": "bar", "x": [99.17], "xaxis": "x", "y": ["พรรคพลังเพื่อไทย"], "yaxis": "y"}, {"customdata": [[55764, 215]], "hovertemplate": "ชื่อพรรค=%{y}<br>ส่วนต่างคะแนน (%)=%{x:.2f}<br>คะแนนปาร์ตี้ลิสต์=%{customdata[0]:,}<br>คะแนนเขต=%{customdata[1]:,}<extra></extra>", "legendgroup": "พรรคสร้างอนาคตไทย", "marker": {"color": "#225faf", "pattern": {"shape": ""}}, "name": "พรรคสร้างอนาคตไทย", "orientation": "h", "showlegend": true, "textposition": "auto", "texttemplate": "%{x:.2f}", "type": "bar", "x": [99.23], "xaxis": "x", "y": ["พรรคสร้างอนาคตไทย"], "yaxis": "y"}, {"customdata": [[52246, 152]], "hovertemplate": "ชื่อพรรค=%{y}<br>ส่วนต่างคะแนน (%)=%{x:.2f}<br>คะแนนปาร์ตี้ลิสต์=%{customdata[0]:,}<br>คะแนนเขต=%{customdata[1]:,}<extra></extra>", "legendgroup": "พรรคครูไทยเพื่อประชาชน", "marker": {"color": "#e3620d", "pattern": {"shape": ""}}, "name": "พรรคครูไทยเพื่อประชาชน", "orientation": "h", "showlegend": true, "textposition": "auto", "texttemplate": "%{x:.2f}", "type": "bar", "x": [99.42], "xaxis": "x", "y": ["พรรคครูไทยเพื่อประชาชน"], "yaxis": "y"}, {"customdata": [[294239, 653]], "hovertemplate": "ชื่อพรรค=%{y}<br>ส่วนต่างคะแนน (%)=%{x:.2f}<br>คะแนนปาร์ตี้ลิสต์=%{customdata[0]:,}<br>คะแนนเขต=%{customdata[1]:,}<extra></extra>", "legendgroup": "พรรคใหม่", "marker": {"color": "#101e41", "pattern": {"shape": ""}}, "name": "พรรคใหม่", "orientation": "h", "showlegend": true, "textposition": "auto", "texttemplate": "%{x:.2f}", "type": "bar", "x": [99.56], "xaxis": "x", "y": ["พรรคใหม่"], "yaxis": "y"}, {"customdata": [[628493, 459]], "hovertemplate": "ชื่อพรรค=%{y}<br>ส่วนต่างคะแนน (%)=%{x:.2f}<br>คะแนนปาร์ตี้ลิสต์=%{customdata[0]:,}<br>คะแนนเขต=%{customdata[1]:,}<extra></extra>", "legendgroup": "พรรคเพื่อชาติไทย", "marker": {"color": "#ffe724", "pattern": {"shape": ""}}, "name": "พรรคเพื่อชาติไทย", "orientation": "h", "showlegend": true, "textposition": "auto", "texttemplate": "%{x:.2f}", "type": "bar", "x": [99.85], "xaxis": "x", "y": ["พรรคเพื่อชาติไทย"], "yaxis": "y"}, {"customdata": [[83941, 50]], "hovertemplate": "ชื่อพรรค=%{y}<br>ส่วนต่างคะแนน (%)=%{x:.2f}<br>คะแนนปาร์ตี้ลิสต์=%{customdata[0]:,}<br>คะแนนเขต=%{customdata[1]:,}<extra></extra>", "legendgroup": "พรรคพลังธรรมใหม่", "marker": {"color": "#303c90", "pattern": {"shape": ""}}, "name": "พรรคพลังธรรมใหม่", "orientation": "h", "showlegend": true, "textposition": "auto", "texttemplate": "%{x:.2f}", "type": "bar", "x": [99.88], "xaxis": "x", "y": ["พรรคพลังธรรมใหม่"], "yaxis": "y"}, {"customdata": [[0, 0]], "hovertemplate": "ชื่อพรรค=%{y}<br>ส่วนต่างคะแนน (%)=%{x:.2f}<br>คะแนนปาร์ตี้ลิสต์=%{customdata[0]:,}<br>คะแนนเขต=%{customdata[1]:,}<extra></extra>", "legendgroup": "พรรครักษ์ธรรม", "marker": {"color": "#000000", "pattern": {"shape": ""}}, "name": "พรรครักษ์ธรรม", "orientation": "h", "showlegend": true, "textposition": "auto", "texttemplate": "%{x:.2f}", "type": "bar", "x": [NaN], "xaxis": "x", "y": ["พรรครักษ์ธรรม"], "yaxis": "y"}, {"customdata": [[0, 0]], "hovertemplate": "ชื่อพรรค=%{y}<br>ส่วนต่างคะแนน (%)=%{x:.2f}<br>คะแนนปาร์ตี้ลิสต์=%{customdata[0]:,}<br>คะแนนเขต=%{customdata[1]:,}<extra></extra>", "legendgroup": "พรรครวมพลัง", "marker": {"color": "#000000", "pattern": {"shape": ""}}, "name": "พรรครวมพลัง", "orientation": "h", "showlegend": true, "textposition": "auto", "texttemplate": "%{x:.2f}", "type": "bar", "x": [NaN], "xaxis": "x", "y": ["พรรครวมพลัง"], "yaxis": "y"}, {"customdata": [[0, 0]], "hovertemplate": "ชื่อพรรค=%{y}<br>ส่วนต่างคะแนน (%)=%{x:.2f}<br>คะแนนปาร์ตี้ลิสต์=%{customdata[0]:,}<br>คะแนนเขต=%{customdata[1]:,}<extra></extra>", "legendgroup": "พรรคสัมมาธิปไตย", "marker": {"color": "#000000", "pattern": {"shape": ""}}, "name": "พรรคสัมมาธิปไตย", "orientation": "h", "showlegend": true, "textposition": "auto", "texttemplate": "%{x:.2f}", "type": "bar", "x": [NaN], "xaxis": "x", "y": ["พรรคสัมมาธิปไตย"], "yaxis": "y"}], "layout": {"barmode": "relative", "height": 1900, "legend": {"title": {"text": "ชื่อพรรค"}, "tracegroupgap": 0}, "margin": {"l": 150}, "shapes": [{"line": {"color": "black", "width": 2}, "type": "line", "x0": 0, "x1": 0, "xref": "x", "y0": 0, "y1": 1, "yref": "y domain"}], "showlegend": false, "title": {"text": "เปรียบเทียบเปอร์เซ็ตระหว่างคะแนนโหวตของสส.บัญชีรายกับสส.เขต"}, "xaxis": {"anchor": "y", "domain": [0, 1], "range": [-100, 100], "title": {"text": "ส่วนต่างคะแนน (%)"}}, "yaxis": {"anchor": "x", "categoryarray": ["พรรคสัมมาธิปไตย", "พรรครวมพลัง", "พรรครักษ์ธรรม", "พรรคพลังธรรมใหม่", "พรรคเพื่อชาติไทย", "พรรคใหม่", "พรรคครูไทยเพื่อประชาชน", "พรรคสร้างอนาคตไทย", "พรรคพลังเพื่อไทย", "พรรคมิติใหม่", "พรรครวมใจไทย", "พรรคประชาไทย", "พรรคไทยทรัพย์ทวี", "พรรครวมพลังประชาชน", "พรรคคลองไทย", "พรรคแผ่นดินธรรม", "พรรคไทยรวมไทย", "พรรคความหวังใหม่", "พรรคเพื่อชีวิตใหม่", "พรรคประชาอาสาชาติ", "พรรคไทยชนะ", "พรรคท้องที่ไทย", "พรรคไทยก้าวหน้า", "พรรคสังคมประชาธิปไตยไทย", "พรรคกรีน", "พรรคพลังสังคมใหม่", "พรรคพร้อม", "พรรคเครือข่ายชาวนาแห่งประเทศไทย", "พรรคพลังไทยรักชาติ", "พรรคไทยธรรม", "พรรคอนาคตไทย", "พรรคประชาธิปไตยใหม่", "พรรคเสรีรวมไทย", "พรรคไทยพร้อม", "พรรคทางเลือกใหม่", "พรรคไทยภักดี", "พรรคฟิวชัน", "พรรคแรงงานสร้างชาติ", "พรรคเป็นธรรม", "พรรควิชชั่นใหม่", "พรรคก้าวอิสระ", "พรรครักชาติ", "พรรคไทยพิทักษ์ธรรม", "พรรคพลวัต", "พรรคประชากรไทย", "พรรคเศรษฐกิจ", "พรรครวมไทยสร้างชาติ", "พรรคเพื่อบ้านเมือง", "พรรคประชาธิปัตย์", "พรรคประชาชาติ", "พรรคไทยสร้างไทย", "พรรคประชาชน", "พรรคไทยก้าวใหม่", "พรรคเพื่อไทย", "พรรคภูมิใจไทย", "พรรคปวงชนไทย", "พรรคไทรวมพลัง", "พรรคโอกาสใหม่", "พรรคพลังประชารัฐ", "พรรคกล้าธรรม"], "categoryorder": "array", "domain": [0, 1], "title": {"text": "ชื่อพรรค"}}}}
